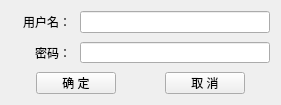
<?xml version="1.0" encoding="UTF-8"?>
<ui version="4.0">
 <class>HLoginDialog</class>
 <widget class="QDialog" name="HLoginDialog">
  <property name="geometry">
   <rect>
    <x>0</x>
    <y>0</y>
    <width>281</width>
    <height>105</height>
   </rect>
  </property>
  <property name="minimumSize">
   <size>
    <width>210</width>
    <height>105</height>
   </size>
  </property>
  <property name="maximumSize">
   <size>
    <width>400</width>
    <height>105</height>
   </size>
  </property>
  <property name="windowTitle">
   <string>登入</string>
  </property>
  <layout class="QFormLayout" name="formLayout">
   <property name="horizontalSpacing">
    <number>9</number>
   </property>
   <property name="verticalSpacing">
    <number>9</number>
   </property>
   <item row="0" column="0">
    <widget class="QLabel" name="label_01">
     <property name="minimumSize">
      <size>
       <width>60</width>
       <height>0</height>
      </size>
     </property>
     <property name="text">
      <string>用户名：</string>
     </property>
     <property name="alignment">
      <set>Qt::AlignRight|Qt::AlignTrailing|Qt::AlignVCenter</set>
     </property>
     <property name="buddy">
      <cstring>lineEdit_01</cstring>
     </property>
    </widget>
   </item>
   <item row="0" column="1">
    <widget class="QLineEdit" name="lineEdit_01">
     <property name="minimumSize">
      <size>
       <width>90</width>
       <height>0</height>
      </size>
     </property>
     <property name="alignment">
      <set>Qt::AlignCenter</set>
     </property>
    </widget>
   </item>
   <item row="1" column="0">
    <widget class="QLabel" name="label_02">
     <property name="minimumSize">
      <size>
       <width>60</width>
       <height>0</height>
      </size>
     </property>
     <property name="text">
      <string>密码：</string>
     </property>
     <property name="alignment">
      <set>Qt::AlignRight|Qt::AlignTrailing|Qt::AlignVCenter</set>
     </property>
     <property name="buddy">
      <cstring>lineEdit_02</cstring>
     </property>
    </widget>
   </item>
   <item row="1" column="1">
    <widget class="QLineEdit" name="lineEdit_02">
     <property name="minimumSize">
      <size>
       <width>90</width>
       <height>0</height>
      </size>
     </property>
     <property name="echoMode">
      <enum>QLineEdit::PasswordEchoOnEdit</enum>
     </property>
     <property name="alignment">
      <set>Qt::AlignCenter</set>
     </property>
    </widget>
   </item>
   <item row="2" column="0" colspan="2">
    <layout class="QHBoxLayout" name="horizontalLayout_3">
     <property name="spacing">
      <number>9</number>
     </property>
     <item>
      <spacer name="horizontalSpacer_21">
       <property name="orientation">
        <enum>Qt::Horizontal</enum>
       </property>
       <property name="sizeHint" stdset="0">
        <size>
         <width>20</width>
         <height>20</height>
        </size>
       </property>
      </spacer>
     </item>
     <item>
      <widget class="QPushButton" name="pushButton_01">
       <property name="text">
        <string>确 定</string>
       </property>
       <property name="autoDefault">
        <bool>false</bool>
       </property>
      </widget>
     </item>
     <item>
      <spacer name="horizontalSpacer_22">
       <property name="orientation">
        <enum>Qt::Horizontal</enum>
       </property>
       <property name="sizeHint" stdset="0">
        <size>
         <width>40</width>
         <height>20</height>
        </size>
       </property>
      </spacer>
     </item>
     <item>
      <widget class="QPushButton" name="pushButton_02">
       <property name="text">
        <string>取 消</string>
       </property>
       <property name="autoDefault">
        <bool>false</bool>
       </property>
      </widget>
     </item>
     <item>
      <spacer name="horizontalSpacer_29">
       <property name="orientation">
        <enum>Qt::Horizontal</enum>
       </property>
       <property name="sizeHint" stdset="0">
        <size>
         <width>20</width>
         <height>20</height>
        </size>
       </property>
      </spacer>
     </item>
    </layout>
   </item>
  </layout>
 </widget>
 <tabstops>
  <tabstop>lineEdit_01</tabstop>
  <tabstop>lineEdit_02</tabstop>
  <tabstop>pushButton_01</tabstop>
  <tabstop>pushButton_02</tabstop>
 </tabstops>
 <resources/>
 <connections>
  <connection>
   <sender>pushButton_01</sender>
   <signal>clicked()</signal>
   <receiver>HLoginDialog</receiver>
   <slot>accept()</slot>
   <hints>
    <hint type="sourcelabel">
     <x>86</x>
     <y>79</y>
    </hint>
    <hint type="destinationlabel">
     <x>134</x>
     <y>70</y>
    </hint>
   </hints>
  </connection>
  <connection>
   <sender>pushButton_02</sender>
   <signal>clicked()</signal>
   <receiver>HLoginDialog</receiver>
   <slot>reject()</slot>
   <hints>
    <hint type="sourcelabel">
     <x>224</x>
     <y>87</y>
    </hint>
    <hint type="destinationlabel">
     <x>267</x>
     <y>80</y>
    </hint>
   </hints>
  </connection>
 </connections>
</ui>
